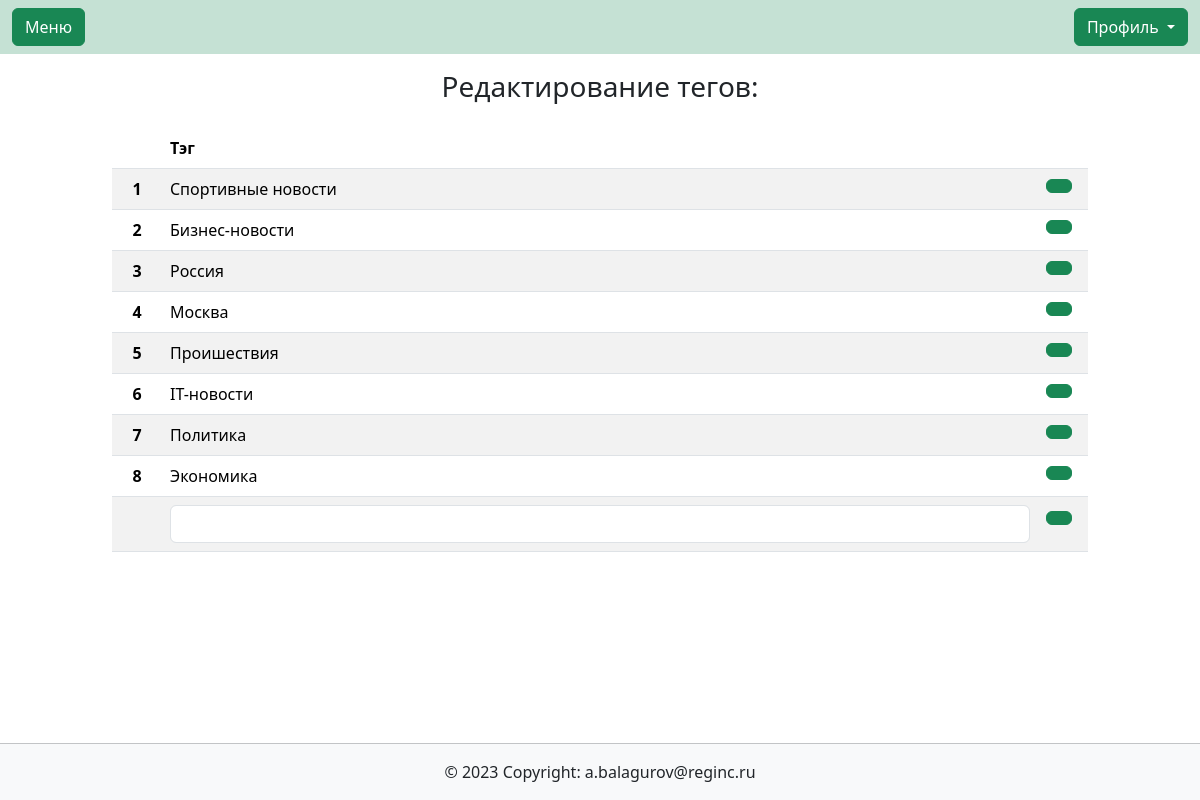
/contentmanagment/tags/, run on the app's committed database.
### main/models.py (models this page shows)
class TagsModel(models.Model):
    description = models.CharField(max_length=100, blank=True)
    class Meta:
        verbose_name_plural = 'Тэги новостей'
    def __str__(self):
        return self.description
    def get_absolute_url(self):
        return reverse('contentmanagment:tags', kwargs={'id': self.id})

### contentmanagment/views.py (the view)
# urls.py: path('tags/', views.tags, name='tags'),
def tags(request, id=None):
    tags = TagsModel.objects.all()
    form = TagsForm()
    if id != None:
        instance = TagsModel.objects.get(pk=id)
        form = TagsForm(instance=instance)
    if request.method == 'POST':
        form = TagsForm(request.POST, instance=instance)
        if form.is_valid():
            form.save()
            return redirect('contentmanagment:tags', permanent=True)
    context = {
        'tags': tags,
        'form': form,
        'id': id,
    }
    print(form.instance)
    return render(request, 'contentmanagment/tags.html', context)

### contentmanagment/forms.py
class TagsForm(forms.ModelForm):
    class Meta:
        model = TagsModel
        fields = ['description']
        widgets = {
            'description': forms.TextInput(attrs={'class': 'form-control'}),
        }

### contentmanagment/templates/contentmanagment/tags.html (shortened to what this page needs)
{% extends  'base.html' %}
{% load bootstrap_icons %}
{% block content %}
    <h3 class="text-center py-3">Редактирование тегов:</h3>
    <div class="container col-12 col-md-10">
    <table class="table table-striped">
        <thead>
          <tr>
            <th scope="col"></th>
            <th scope="col">Тэг</th>
            <th scope="col"></th>
          </tr>
        </thead>
        <tbody>
        {% for tag in tags %}
            <tr class="my-auto align-items-center">
                <th scope="row" class="my-auto py-auto text-center" style="width: 50px;">{{ forloop.counter }}</th>
                <td class="my-auto py-auto align-items-center">{{ tag.description }}</td>
                <td class="my-1 py-1" style="width: 50px;"><a class="btn btn-success" href="{{ tag.get_absolute_url }}">{% bs_icon 'pencil' size='1.3em' %}</a></td>
            </tr>
        {% endfor %}
            <form method="post">
                <tr class="my-auto align-items-center">
                    <th scope="row" class="my-auto text-center" style="width: 50px;"></th>
                    <td class="my-auto py-auto align-items-center">{{ form.description }}</td>
                    <td class="my-auto" style="width: 50px;"><button type="submit" class="btn btn-success"> </button></td>
                </tr>
            </form>
        </tbody>
    </table>
</div>
{% endblock content %}

### main/static/main/css/style.css (style rules this page uses)
body { min-height: 100vh; position: relative; margin: 0; padding-bottom: 55px; box-sizing: border-box; }

### data on the page
TagsModel: description "Спортивные новости"
TagsModel: description "Бизнес-новости"
TagsModel: description "Россия"
TagsModel: description "Москва"
TagsModel: description "Проишествия"
TagsModel: description "IT-новости"
TagsModel: description "Политика"
TagsModel: description "Экономика"
